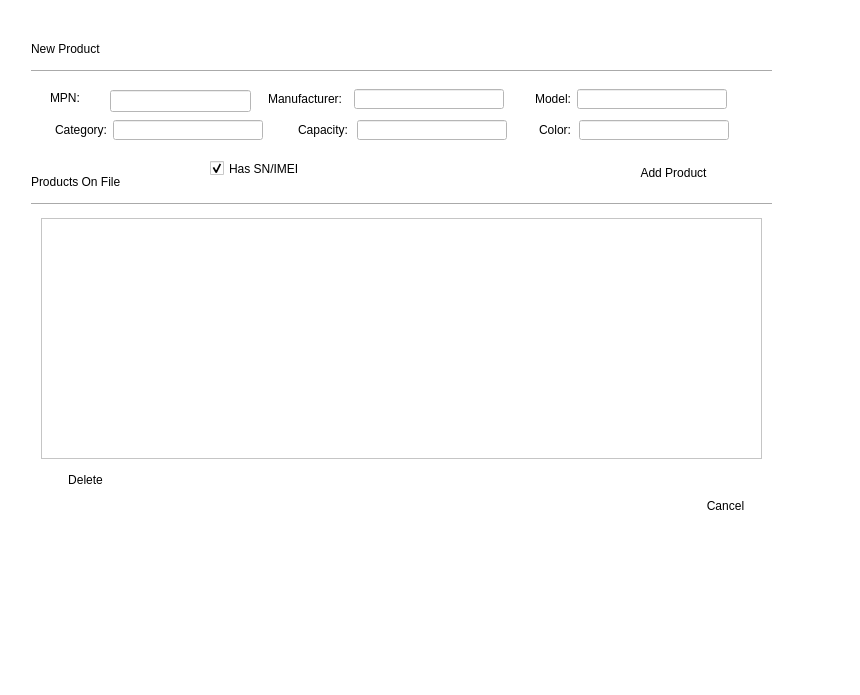
<?xml version="1.0" encoding="UTF-8"?>
<ui version="4.0">
 <class>ProductForm</class>
 <widget class="QDialog" name="ProductForm">
  <property name="geometry">
   <rect>
    <x>0</x>
    <y>0</y>
    <width>860</width>
    <height>695</height>
   </rect>
  </property>
  <property name="windowTitle">
   <string>Product Form</string>
  </property>
  <property name="windowIcon">
   <iconset resource="../app/icons.qrc">
    <normaloff>:/new</normaloff>:/new</iconset>
  </property>
  <property name="styleSheet">
   <string notr="true">background:white;
font: 8pt &quot;Verdana&quot;;</string>
  </property>
  <property name="sizeGripEnabled">
   <bool>false</bool>
  </property>
  <widget class="QLabel" name="label">
   <property name="geometry">
    <rect>
     <x>31</x>
     <y>41</y>
     <width>81</width>
     <height>16</height>
    </rect>
   </property>
   <property name="minimumSize">
    <size>
     <width>81</width>
     <height>16</height>
    </size>
   </property>
   <property name="maximumSize">
    <size>
     <width>81</width>
     <height>16</height>
    </size>
   </property>
   <property name="text">
    <string>New Product</string>
   </property>
  </widget>
  <widget class="Line" name="line">
   <property name="geometry">
    <rect>
     <x>31</x>
     <y>63</y>
     <width>741</width>
     <height>16</height>
    </rect>
   </property>
   <property name="minimumSize">
    <size>
     <width>741</width>
     <height>16</height>
    </size>
   </property>
   <property name="maximumSize">
    <size>
     <width>741</width>
     <height>16</height>
    </size>
   </property>
   <property name="orientation">
    <enum>Qt::Horizontal</enum>
   </property>
  </widget>
  <widget class="QTableView" name="product_view">
   <property name="geometry">
    <rect>
     <x>41</x>
     <y>218</y>
     <width>721</width>
     <height>241</height>
    </rect>
   </property>
   <property name="minimumSize">
    <size>
     <width>721</width>
     <height>241</height>
    </size>
   </property>
   <property name="maximumSize">
    <size>
     <width>721</width>
     <height>241</height>
    </size>
   </property>
  </widget>
  <widget class="QLabel" name="label_7">
   <property name="geometry">
    <rect>
     <x>31</x>
     <y>174</y>
     <width>141</width>
     <height>16</height>
    </rect>
   </property>
   <property name="minimumSize">
    <size>
     <width>141</width>
     <height>16</height>
    </size>
   </property>
   <property name="maximumSize">
    <size>
     <width>141</width>
     <height>16</height>
    </size>
   </property>
   <property name="text">
    <string>Products On File</string>
   </property>
  </widget>
  <widget class="Line" name="line_2">
   <property name="geometry">
    <rect>
     <x>31</x>
     <y>196</y>
     <width>741</width>
     <height>16</height>
    </rect>
   </property>
   <property name="minimumSize">
    <size>
     <width>741</width>
     <height>16</height>
    </size>
   </property>
   <property name="maximumSize">
    <size>
     <width>741</width>
     <height>16</height>
    </size>
   </property>
   <property name="orientation">
    <enum>Qt::Horizontal</enum>
   </property>
  </widget>
  <widget class="QToolButton" name="delete_tool_button">
   <property name="geometry">
    <rect>
     <x>50</x>
     <y>470</y>
     <width>71</width>
     <height>19</height>
    </rect>
   </property>
   <property name="minimumSize">
    <size>
     <width>71</width>
     <height>19</height>
    </size>
   </property>
   <property name="maximumSize">
    <size>
     <width>71</width>
     <height>19</height>
    </size>
   </property>
   <property name="styleSheet">
    <string notr="true">background:white;</string>
   </property>
   <property name="text">
    <string>Delete</string>
   </property>
   <property name="icon">
    <iconset resource="../app/icons.qrc">
     <normaloff>:/delete</normaloff>:/delete</iconset>
   </property>
   <property name="toolButtonStyle">
    <enum>Qt::ToolButtonTextBesideIcon</enum>
   </property>
   <property name="autoRaise">
    <bool>true</bool>
   </property>
  </widget>
  <widget class="QToolButton" name="cancel_tool_button">
   <property name="geometry">
    <rect>
     <x>690</x>
     <y>480</y>
     <width>71</width>
     <height>51</height>
    </rect>
   </property>
   <property name="minimumSize">
    <size>
     <width>71</width>
     <height>51</height>
    </size>
   </property>
   <property name="maximumSize">
    <size>
     <width>71</width>
     <height>51</height>
    </size>
   </property>
   <property name="text">
    <string>Cancel</string>
   </property>
   <property name="icon">
    <iconset resource="../app/icons.qrc">
     <normaloff>:/cancel</normaloff>:/cancel</iconset>
   </property>
   <property name="iconSize">
    <size>
     <width>24</width>
     <height>24</height>
    </size>
   </property>
   <property name="toolButtonStyle">
    <enum>Qt::ToolButtonTextUnderIcon</enum>
   </property>
   <property name="autoRaise">
    <bool>true</bool>
   </property>
  </widget>
  <widget class="QToolButton" name="add_product_tool_button">
   <property name="geometry">
    <rect>
     <x>620</x>
     <y>160</y>
     <width>107</width>
     <height>25</height>
    </rect>
   </property>
   <property name="minimumSize">
    <size>
     <width>107</width>
     <height>25</height>
    </size>
   </property>
   <property name="maximumSize">
    <size>
     <width>107</width>
     <height>25</height>
    </size>
   </property>
   <property name="styleSheet">
    <string notr="true">background:white;</string>
   </property>
   <property name="text">
    <string>Add Product</string>
   </property>
   <property name="icon">
    <iconset resource="../app/icons.qrc">
     <normaloff>:/new</normaloff>:/new</iconset>
   </property>
   <property name="toolButtonStyle">
    <enum>Qt::ToolButtonTextBesideIcon</enum>
   </property>
   <property name="autoRaise">
    <bool>true</bool>
   </property>
  </widget>
  <widget class="QLabel" name="label_8">
   <property name="geometry">
    <rect>
     <x>50</x>
     <y>90</y>
     <width>55</width>
     <height>16</height>
    </rect>
   </property>
   <property name="text">
    <string>MPN:</string>
   </property>
  </widget>
  <widget class="QLineEdit" name="mpn">
   <property name="geometry">
    <rect>
     <x>110</x>
     <y>90</y>
     <width>141</width>
     <height>22</height>
    </rect>
   </property>
  </widget>
  <widget class="QLineEdit" name="manufacturer_line_edit">
   <property name="geometry">
    <rect>
     <x>354</x>
     <y>89</y>
     <width>150</width>
     <height>20</height>
    </rect>
   </property>
   <property name="minimumSize">
    <size>
     <width>150</width>
     <height>20</height>
    </size>
   </property>
   <property name="maximumSize">
    <size>
     <width>150</width>
     <height>20</height>
    </size>
   </property>
  </widget>
  <widget class="QLabel" name="label_3">
   <property name="geometry">
    <rect>
     <x>49</x>
     <y>120</y>
     <width>58</width>
     <height>20</height>
    </rect>
   </property>
   <property name="minimumSize">
    <size>
     <width>58</width>
     <height>20</height>
    </size>
   </property>
   <property name="maximumSize">
    <size>
     <width>58</width>
     <height>20</height>
    </size>
   </property>
   <property name="text">
    <string>Category:</string>
   </property>
   <property name="alignment">
    <set>Qt::AlignRight|Qt::AlignTrailing|Qt::AlignVCenter</set>
   </property>
  </widget>
  <widget class="QLineEdit" name="category_line_edit">
   <property name="geometry">
    <rect>
     <x>113</x>
     <y>120</y>
     <width>150</width>
     <height>20</height>
    </rect>
   </property>
   <property name="minimumSize">
    <size>
     <width>150</width>
     <height>20</height>
    </size>
   </property>
   <property name="maximumSize">
    <size>
     <width>150</width>
     <height>20</height>
    </size>
   </property>
  </widget>
  <widget class="QLabel" name="label_4">
   <property name="geometry">
    <rect>
     <x>533</x>
     <y>89</y>
     <width>38</width>
     <height>20</height>
    </rect>
   </property>
   <property name="minimumSize">
    <size>
     <width>38</width>
     <height>20</height>
    </size>
   </property>
   <property name="maximumSize">
    <size>
     <width>38</width>
     <height>20</height>
    </size>
   </property>
   <property name="text">
    <string>Model:</string>
   </property>
   <property name="alignment">
    <set>Qt::AlignRight|Qt::AlignTrailing|Qt::AlignVCenter</set>
   </property>
  </widget>
  <widget class="QLineEdit" name="model_line_edit">
   <property name="geometry">
    <rect>
     <x>577</x>
     <y>89</y>
     <width>150</width>
     <height>20</height>
    </rect>
   </property>
   <property name="minimumSize">
    <size>
     <width>150</width>
     <height>20</height>
    </size>
   </property>
   <property name="maximumSize">
    <size>
     <width>150</width>
     <height>20</height>
    </size>
   </property>
  </widget>
  <widget class="QLabel" name="label_5">
   <property name="geometry">
    <rect>
     <x>268</x>
     <y>120</y>
     <width>80</width>
     <height>20</height>
    </rect>
   </property>
   <property name="minimumSize">
    <size>
     <width>80</width>
     <height>20</height>
    </size>
   </property>
   <property name="maximumSize">
    <size>
     <width>80</width>
     <height>20</height>
    </size>
   </property>
   <property name="text">
    <string>Capacity:</string>
   </property>
   <property name="alignment">
    <set>Qt::AlignRight|Qt::AlignTrailing|Qt::AlignVCenter</set>
   </property>
  </widget>
  <widget class="QLineEdit" name="capacity_line_edit">
   <property name="geometry">
    <rect>
     <x>357</x>
     <y>120</y>
     <width>150</width>
     <height>20</height>
    </rect>
   </property>
   <property name="minimumSize">
    <size>
     <width>150</width>
     <height>20</height>
    </size>
   </property>
   <property name="maximumSize">
    <size>
     <width>150</width>
     <height>20</height>
    </size>
   </property>
  </widget>
  <widget class="QLabel" name="label_2">
   <property name="geometry">
    <rect>
     <x>262</x>
     <y>89</y>
     <width>80</width>
     <height>20</height>
    </rect>
   </property>
   <property name="minimumSize">
    <size>
     <width>80</width>
     <height>20</height>
    </size>
   </property>
   <property name="maximumSize">
    <size>
     <width>80</width>
     <height>20</height>
    </size>
   </property>
   <property name="text">
    <string>Manufacturer:</string>
   </property>
   <property name="alignment">
    <set>Qt::AlignRight|Qt::AlignTrailing|Qt::AlignVCenter</set>
   </property>
  </widget>
  <widget class="QLabel" name="label_6">
   <property name="geometry">
    <rect>
     <x>513</x>
     <y>120</y>
     <width>58</width>
     <height>20</height>
    </rect>
   </property>
   <property name="minimumSize">
    <size>
     <width>58</width>
     <height>20</height>
    </size>
   </property>
   <property name="maximumSize">
    <size>
     <width>58</width>
     <height>20</height>
    </size>
   </property>
   <property name="text">
    <string>Color:</string>
   </property>
   <property name="alignment">
    <set>Qt::AlignRight|Qt::AlignTrailing|Qt::AlignVCenter</set>
   </property>
  </widget>
  <widget class="QLineEdit" name="color_line_edit">
   <property name="geometry">
    <rect>
     <x>579</x>
     <y>120</y>
     <width>150</width>
     <height>20</height>
    </rect>
   </property>
   <property name="minimumSize">
    <size>
     <width>150</width>
     <height>20</height>
    </size>
   </property>
   <property name="maximumSize">
    <size>
     <width>150</width>
     <height>20</height>
    </size>
   </property>
  </widget>
  <widget class="QCheckBox" name="has_serie">
   <property name="geometry">
    <rect>
     <x>210</x>
     <y>160</y>
     <width>121</width>
     <height>17</height>
    </rect>
   </property>
   <property name="text">
    <string>Has SN/IMEI</string>
   </property>
   <property name="checked">
    <bool>true</bool>
   </property>
  </widget>
 </widget>
 <tabstops>
  <tabstop>mpn</tabstop>
  <tabstop>manufacturer_line_edit</tabstop>
  <tabstop>model_line_edit</tabstop>
  <tabstop>category_line_edit</tabstop>
  <tabstop>capacity_line_edit</tabstop>
  <tabstop>color_line_edit</tabstop>
  <tabstop>add_product_tool_button</tabstop>
  <tabstop>delete_tool_button</tabstop>
  <tabstop>cancel_tool_button</tabstop>
  <tabstop>product_view</tabstop>
 </tabstops>
 <resources>
  <include location="../app/icons.qrc"/>
 </resources>
 <connections>
  <connection>
   <sender>cancel_tool_button</sender>
   <signal>clicked()</signal>
   <receiver>ProductForm</receiver>
   <slot>close()</slot>
   <hints>
    <hint type="sourcelabel">
     <x>622</x>
     <y>448</y>
    </hint>
    <hint type="destinationlabel">
     <x>583</x>
     <y>479</y>
    </hint>
   </hints>
  </connection>
 </connections>
</ui>
